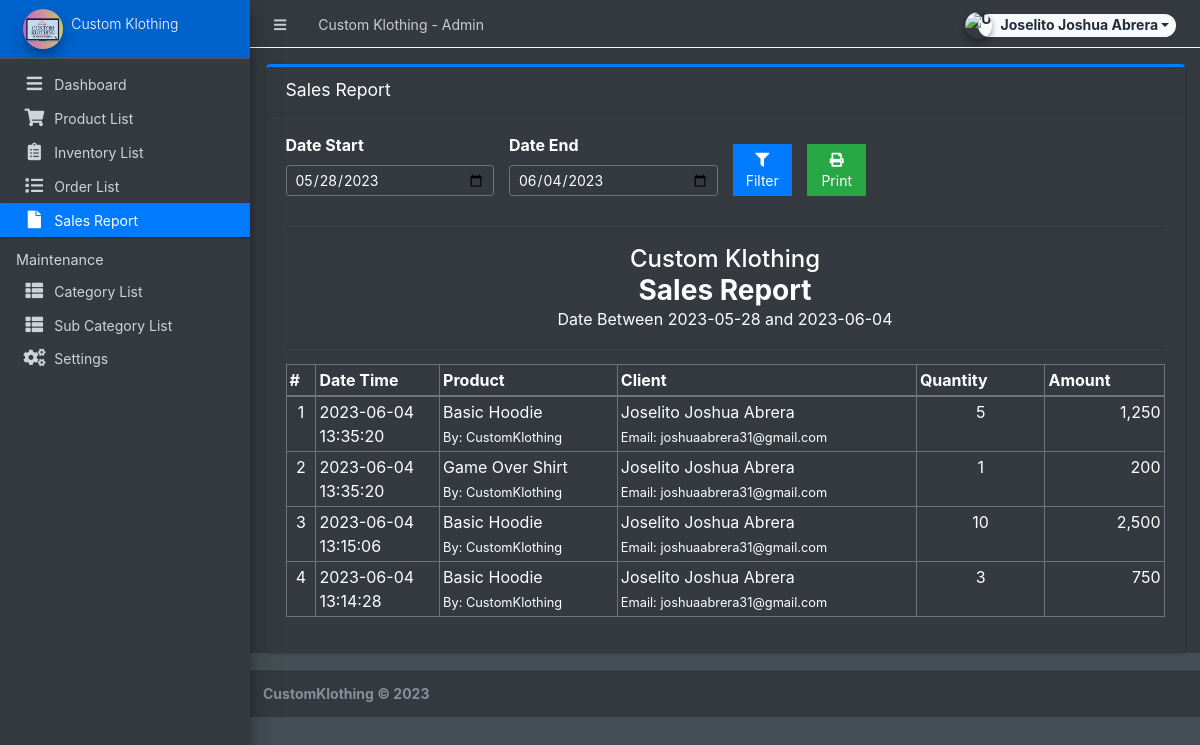
Screenshot of /admin/?page=sales (signed in) with the database file from the repository.
### tables this page shows
CREATE TABLE `order_list` (
  `id` int(30) NOT NULL,
  `order_id` int(30) NOT NULL,
  `product_id` int(30) NOT NULL,
  `quantity` int(30) NOT NULL,
  `price` double NOT NULL,
  `total` double NOT NULL
);

CREATE TABLE `sales` (
  `id` int(30) NOT NULL,
  `order_id` int(30) NOT NULL,
  `total_amount` double NOT NULL,
  `date_created` datetime NOT NULL DEFAULT current_timestamp()
);

CREATE TABLE `products` (
  `id` int(30) NOT NULL,
  `category_id` int(30) NOT NULL,
  `sub_category_id` int(30) NOT NULL,
  `product` varchar(250) NOT NULL,
  `brandname` text NOT NULL,
  `description` text NOT NULL,
  `status` tinyint(1) NOT NULL DEFAULT 1,
  `date_created` datetime NOT NULL DEFAULT current_timestamp()
);

CREATE TABLE `clients` (
  `id` int(30) NOT NULL,
  `firstname` varchar(250) NOT NULL,
  `lastname` varchar(250) NOT NULL,
  `gender` varchar(20) NOT NULL,
  `contact` varchar(15) NOT NULL,
  `email` varchar(250) NOT NULL,
  `password` text NOT NULL,
  `default_delivery_address` text NOT NULL,
  `date_created` datetime NOT NULL DEFAULT current_timestamp()
);

### classes/DBConnection.php (called while the page is built, shortened)
<?php
class DBConnection{
    private $host = DB_SERVER;
    private $username = DB_USERNAME;
    private $password = DB_PASSWORD;
    private $database = DB_NAME;
    public $conn;
    public function __construct(){
        if (!isset($this->conn)) {
            $this->conn = new mysqli($this->host, $this->username, $this->password, $this->database);
        }
    }
}
?>

### admin/sales/index.php (the view, shortened to what this page needs)
<?php
$date_start = isset($_GET['date_start']) ? $_GET['date_start'] :  date("Y-m-d",strtotime(date("Y-m-d")." -7 days")) ;
$date_end = isset($_GET['date_end']) ? $_GET['date_end'] :  date("Y-m-d") ;
?>
<div class="card card-primary card-outline">
    <div class="card-header">
        <h5 class="card-title">Sales Report</h5>
    </div>
    <div class="card-body">
        <form id="filter-form">
            <div class="row align-items-end">
                <div class="form-group col-md-3">
                    <label for="date_start">Date Start</label>
                    <input type="date" class="form-control form-control-sm" name="date_start" value="<?php echo date("Y-m-d",strtotime($date_start)) ?>">
                </div>
                <div class="form-group col-md-3">
                    <label for="date_start">Date End</label>
                    <input type="date" class="form-control form-control-sm" name="date_end" value="<?php echo date("Y-m-d",strtotime($date_end)) ?>">
                </div>
                <div class="form-group col-md-1">
                    <button class="btn btn-flat btn-block btn-primary btn-sm"><i class="fa fa-filter"></i> Filter</button>
                </div>
                <div class="form-group col-md-1">
                    <button class="btn btn-flat btn-block btn-success btn-sm" type="button" id="printBTN"><i class="fa fa-print"></i> Print</button>
                </div>
            </div>
        </form>
        <hr>
        <div id="printable">
            <div>
                <h4 class="text-center m-0"><?php echo $_settings->info('name') ?></h4>
                <h3 class="text-center m-0"><b>Sales Report</b></h3>
                <p class="text-center m-0">Date Between <?php echo $date_start ?> and <?php echo $date_end ?></p>
                <hr>
            </div>
            <table class="table table-bordered">
                <colgroup>
                    <col width="5">
                    <col width="10">
                    <col width="10">
                    <col width="10">
                    <col width="10">
                    <col width="10">
                </colgroup>
                <thead>
                    <tr>
                        <th>#</th>
                        <th>Date Time</th>
                        <th>Product</th>
                        <th>Client</th>
                        <th>Quantity</th>
                        <th>Amount</th>
                    </tr>
                </thead>
                <tbody>
                    <?php
                    $i = 1;
                        $qry = $conn->query("SELECT * FROM `sales` where date(date_created) between '{$date_start}' and '{$date_end}' order by unix_timestamp(date_created) desc ");
                        while($row = $qry->fetch_assoc()):
                            $olist = $conn->query("SELECT ol.*,p.product,p.brandname,concat(c.firstname,' ',c.lastname) as name,c.email,o.date_created FROM order_list ol inner join orders o on o.id = ol.order_id inner join `products` p on p.id = ol.product_id inner join clients c on c.id = o.client_id  where ol.order_id = '{$row['order_id']}' ");
                            while($roww = $olist->fetch_assoc()):
                    ?>
                    <tr>
                        <td class="text-center"><?php echo $i++ ?></td>
                        <td><?php echo $row['date_created'] ?></td>
                        <td>
                            <p class="m-0"><?php echo $roww['product'] ?></p>
                            <p class="m-0"><small>By: <?php echo $roww['brandname'] ?></small></p>
                        </td>
                        <td>
                            <p class="m-0"><?php echo $roww['name'] ?></p>
                            <p class="m-0"><small>Email: <?php echo $roww['email'] ?></small></p>
                        </td>
                        <td class="text-center"><?php echo $roww['quantity'] ?></td>
                        <td class="text-right"><?php echo number_format($roww['quantity'] * $roww['price']) ?></td>
                    </tr>
                    <?php endwhile; ?>
                    <?php endwhile; ?>
                </tbody>
            </table>
        </div>
    </div>
</div>

### admin/sales/index.php (style rules this page uses)
table td,table th { padding: 3px !important; }

### rows the page displays
sales: date_created "2023-06-04 13:35:20"
order_list: product.product "Basic Hoodie", product.brandname "CustomKlothing", name "Joselito Joshua Abrera", clients.email "joshuaabrera31@gmail.com", quantity "5", $roww['quantity'] * $roww['price'] "1,250"
order_list: product.product "Game Over Shirt", product.brandname "CustomKlothing", name "Joselito Joshua Abrera", clients.email "joshuaabrera31@gmail.com", quantity "1", $roww['quantity']*$roww['price'] "200"
sales: date_created "2023-06-04 13:15:06"
order_list: product.product "Basic Hoodie", product.brandname "CustomKlothing", name "Joselito Joshua Abrera", clients.email "joshuaabrera31@gmail.com", quantity "10", $roww['quantity'] * $roww['price'] "2,500"
sales: date_created "2023-06-04 13:14:28"
order_list: product.product "Basic Hoodie", product.brandname "CustomKlothing", name "Joselito Joshua Abrera", clients.email "joshuaabrera31@gmail.com", quantity "3", $roww['quantity'] * $roww['price'] "750"

### other values shown
$_settings->info('name') "Custom Klothing"
$_settings->userdata('firstname').' '.$_settings->userdata('lastname') "Joselito Joshua Abrera"
$_settings->info('short_name') "Custom Klothing"
$date_start "2023-05-28"
$date_end "2023-06-04"
